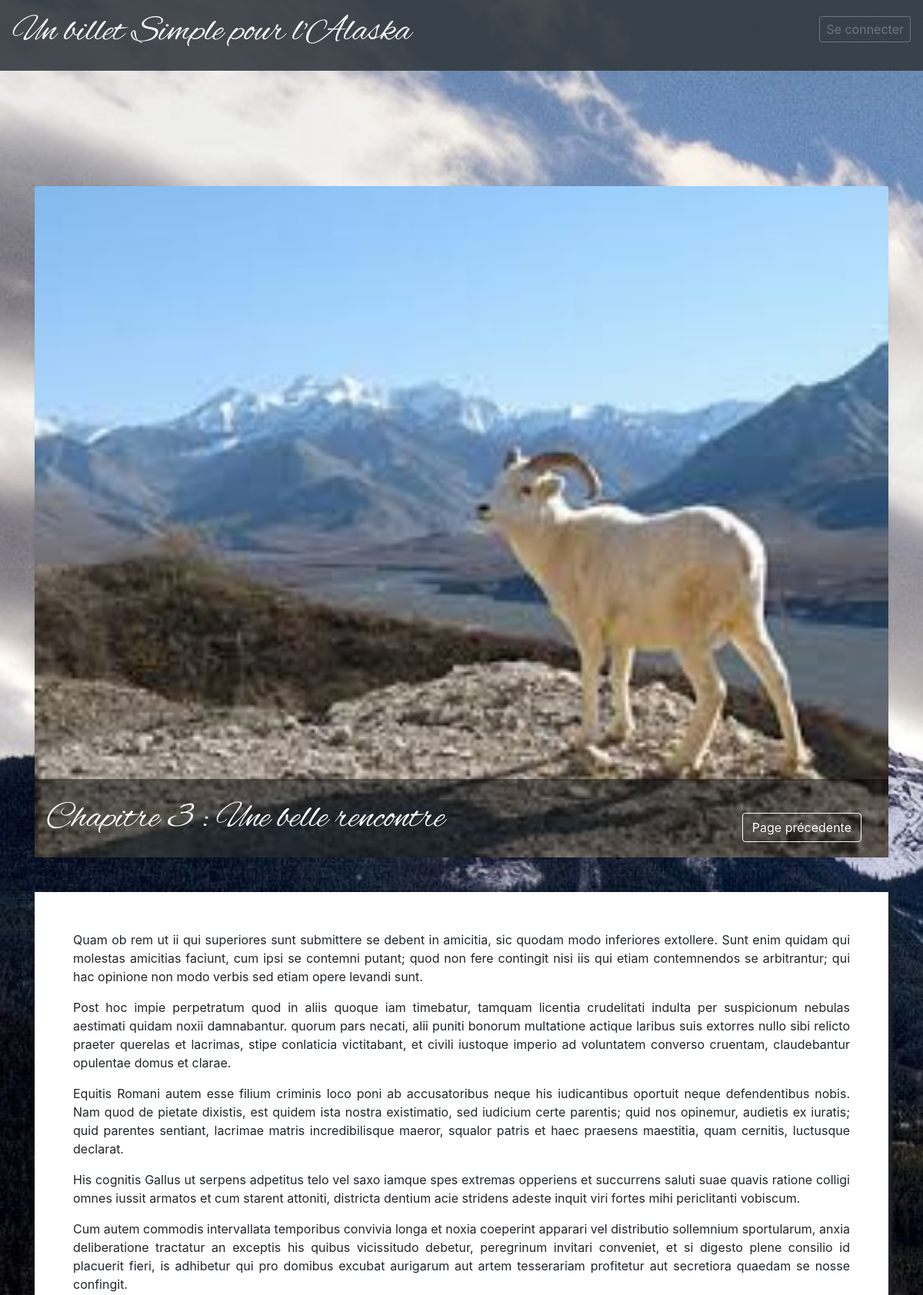
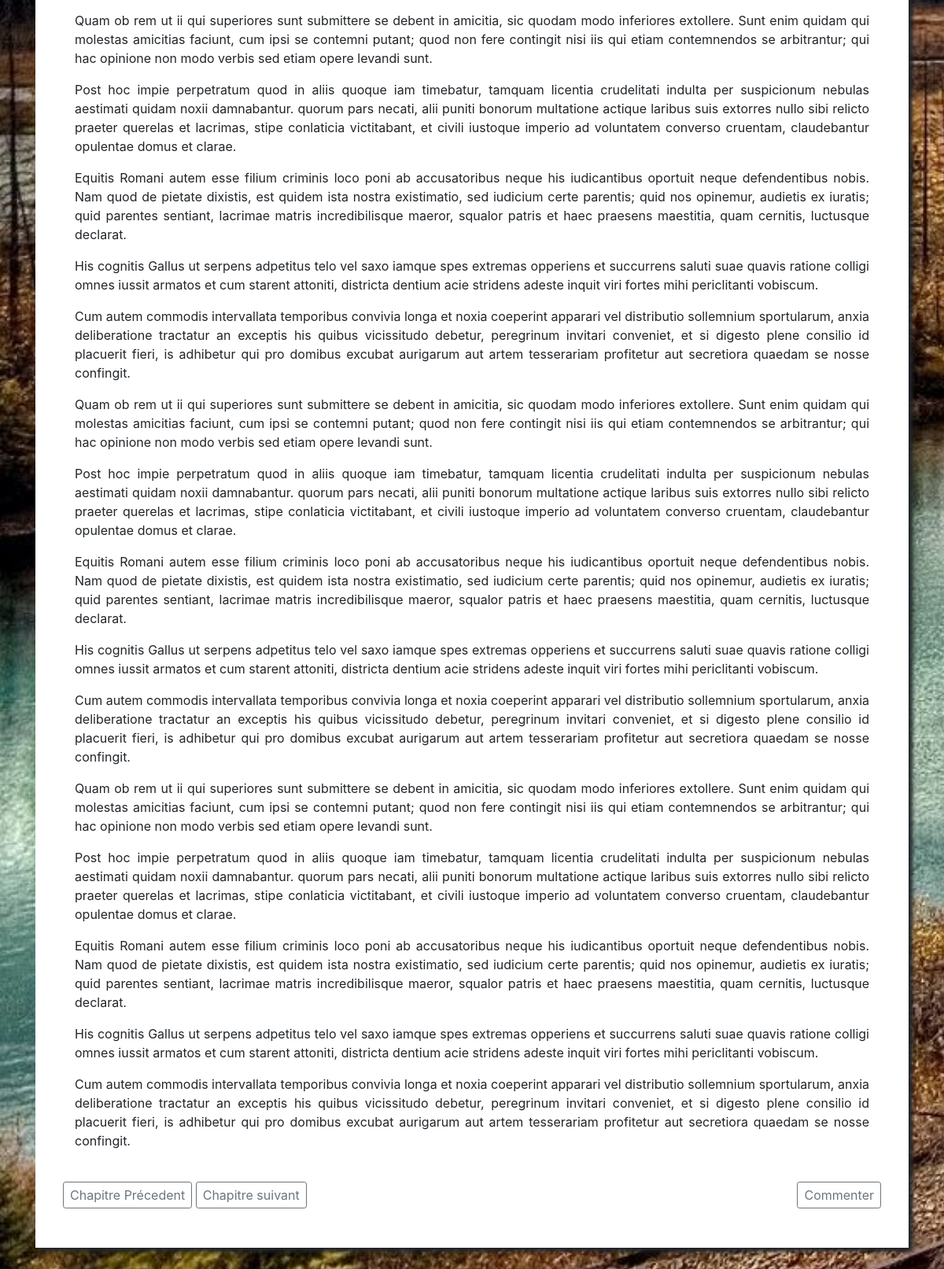
Page /index.php?action=chapter&id_article=3 on the committed database (2 pictures, top to bottom).
### tables this page shows
CREATE TABLE `articles` (
  `id_article` int(11) NOT NULL AUTO_INCREMENT,
  `article` longtext,
  `title` text,
  `published` int(11) DEFAULT NULL,
  `img` int(11) DEFAULT NULL,
  PRIMARY KEY (`id_article`),
  KEY `id_article` (`id_article`),
  KEY `id_article_2` (`id_article`)
);

### models/Article.php (called while the page is built, shortened)
<?php
class Article
{
      public $id_article;
      function __construct($id,$title,$content,$published)
      {
            $this->id_article=$id;
      }
      function read_article()
      {
            include('connexion.php');
            $result = $bdd-> query("SELECT * FROM  articles WHERE id_article='$this->id_article'");
            return $result;
      }
}
?>

### controller/frontend/chapter/chapter_article.php (called while the page is built, shortened)
<?php
$article = new Article($_GET['id_article'],"","","");
$data=$article->read_article();
$data=$data->fetch();
$next=$_GET['id_article']+1;
$verif_status=new Article($next,"","","");
$verif_status=$verif_status->read_article();
$verif_status=$verif_status->fetch();
$verif_status=$verif_status['published'];
 ?>

### controller/frontend/chapter/chapter_read_config.php (called while the page is built, shortened)
<?php
$config=new Config("","");
$config=$config->read_configs();
$array_config=[];
?>

### models/config.php (called while the page is built, shortened)
<?php
class Config
{
      function read_configs(){
            include('connexion.php');
            $result = $bdd-> query("SELECT * FROM config ");
            return $result;
      }
}
?>

### views/frontend/chapter.php (the view, shortened to what this page needs)
<?php
include('./views/frontend/menu.php');
include('./././controller/frontend/chapter/chapter_read_config.php');
include('./././controller/frontend/chapter/chapter_article.php');
?>
<div class="body pt150">
      <div class="container ">
            <div class="row pb-25 " >
                  <div class="col-md-12 imgChap">
                        <div class="card shadow-sm">
                              <img class="card-img-top" src="./images/article<?php echo $data['id_article'] ?>.jpg" data-holder-rendered="true" style="width: 100%; display: block;">
                        </div>
                        <div class="textChap">
                              <div class="Title">
                                    <?php echo $data['title'] ?>
                              </div>
                              <a class=" btn btn-outline-light more" href="index.php?">Page précedente</a>
                        </div>
                  </div>
            </div>
      </div>
      <div class="container">
            <div class="row">
                  <div class="container-fluid mb50">
                        <div class="bg-white read_chapter">
                              <div class="">
                                    <?php echo $data['article'] ?>
                              </div>
                              <br>
                              <div class="row justify-content-between ">
                                    <div class="">
                                          <?php
                                          switch ($_GET['id_article']) {
                                                ?><a href="index.php?action=chapter&id_article=<?php echo ($_GET['id_article']+1)?>" class="btn btn-sm btn-outline-secondary" >Chapitre suivant</a>
                                                <?php
                                                default:
                                                ?><a href="index.php?action=chapter&id_article=<?php echo ($_GET['id_article']-1)?>" class="btn btn-sm btn-outline-secondary" >Chapitre Précedent</a>
                                                <?php
                                                if($verif_status=='1')
                                                {?>
                                                      <a href="index.php?action=chapter&id_article=<?php echo ($_GET['id_article']+1)?>" class="btn btn-sm btn-outline-secondary" >Chapitre suivant</a>
                                                <?php };
                                                break;
                                          };?>
                                    </div>
                                    <div class="">
                                          <?php
                                          if ($_SESSION['login']== NULL && $array_config[1][1]=='on')
                                          {?>
                                                <button type="button" class="btn btn-sm btn-outline-secondary" data-toggle="modal" data-target="#not_connected">Commenter</button><?php
                                          }  else {?>
                                                <button type="button" class="btn btn-sm btn-outline-secondary" data-toggle="modal" data-target="#connected">Commenter</button><?php
                                          }
                                          ?>
                                    </div>
                              </div>
                        </div>
                  </div>
            </div>
      </div>
</div>

### css/perso.css (style rules this page uses)
html { height: 100%; margin:0px; }
.card { border-style:none; background-color: transparent; }
.pt150 { padding-top: 150px; }
body { background-size: cover; background-repeat: no-repeat; background-attachment: fixed; background-image: url(../images/bg.jpg); }
.imgChap { position:relative; }
.textChap { position:absolute; bottom: 0px; left: 15px; color: white; font-weight: lighter; background-color: rgba(0,0,0,0.5); width: calc(100% - 30px); padding:15px; }
.Title { font-family: 'Alex'; font-size:4vw; }
.more { position: absolute; bottom: 20px; right: 35px; }
.pb-25 { padding-bottom: 45px; }
.read_chapter { margin-bottom: 100px; min-height: 800px; box-shadow: 5px 5px 5px 0px; padding:50px; }
.mb50 { margin-bottom: 50px; }
.btn { font-size: 1rem; }
a { color: black; }

### rows in the picture
articles: title "Chapitre 3 : Une belle rencontre", article "Quam ob rem ut ii qui superiores sunt submittere se debent in amicitia, sic quodam modo inferiores extollere. Sunt enim quidam qui molestas amicitias faciunt, cum ipsi se contemni putant; quod non fere contingit nisi iis qui etiam contemnendos se arbitrantur; qui hac opinione non modo verbis sed etiam opere levandi sunt. Post hoc impie perpetratum quod in aliis quoque iam timebatur, tamquam licentia crudelitati indulta per suspicionum nebulas aestimati quidam noxii damnabantur. quorum pars necati, alii puniti bonorum multatione actique laribus suis extorres nullo sibi relicto praeter querelas et lacrimas, stipe conlaticia victitabant, et civili iustoque imperio ad voluntatem converso…"
